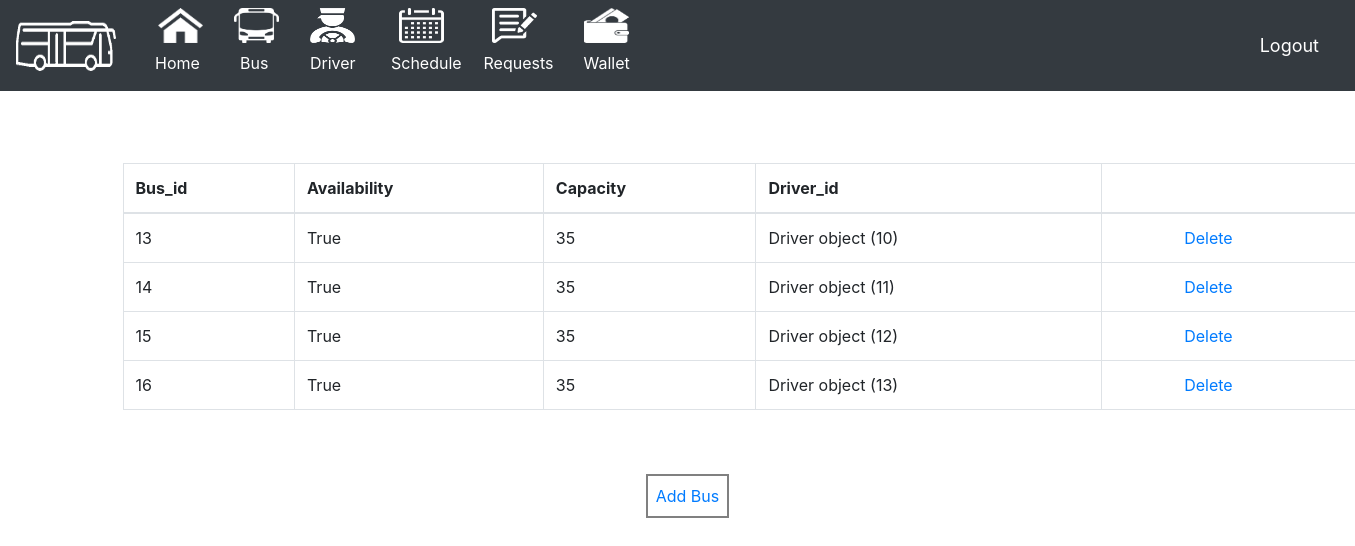
Page /bus/ (signed in) on the committed database.
### bus_M_/models.py (models this page shows, shortened)
class Bus(models.Model):
    bus_id = models.AutoField(primary_key=True)
    driver_id = models.ForeignKey(Driver, null=True, on_delete= models.CASCADE)
    availability = models.BooleanField(default=True)
    capacity = models.IntegerField(null=False)

class Driver(models.Model):
	driver_id = models.AutoField(primary_key=True)
	name = models.CharField(max_length=200,null=False)
	phone_number = models.CharField(max_length=200,null=False)
	licenese_number = models.CharField(max_length=200,null=False)

### bus_M_/views.py (the view)
# urls.py: path('bus/', views.bus, name="bus"),
@login_required(login_url='login')
def bus(request):
    user=request.user
    login_obj = AdminUser.objects.filter(admin_id = user).first()
    if login_obj:
        allD=Bus.objects.all()
        context={'allD': allD}
        return render(request,'accounts/bus.html',context)
    return redirect('/')

### bus_M_/templates/accounts/bus.html
{%  extends 'accounts/main1.html' %}
{% block content %}
	<br><br><br>
    <section id="blog" class="blog">
      <div class="container" data-aos="fade-up">
        <div class="row">
          <div class="col-lg-8 entries">
            <article class="entry" style="width: 1300px;">
              <div class="entry-content">
                 <table class="table table-bordered">
                                    <thead>
                                        <tr>
                                            <th>Bus_id</th>
                                            <th>Availability</th>
                                            <th>Capacity</th>
                                            <th>Driver_id</th>
                                            <th></th>
                                        </tr>
                                        </thead>
                                    <tbody>
                                        {% for p in allD %}
                                        <tr>
                                            <td>{{p.bus_id}}</td>
                                            <td>{{p.availability}}</td>
                                            <td>{{p.capacity}}</td>
                                            <td>{{p.driver_id}}</td>
                                            <td><a type="submit" style="margin-left: 70px;" href="{% url 'delete_bus' p.bus_id %}">Delete</a></td>
                                        </tr>
                                        {%endfor%}
                                    </tbody>
                                        </table>
              </div>
            </article><br><br>
             <div class="text-center"><a type="submit" style="margin-left: 400px; border: 2px solid grey; padding: 8px 8px 8px;" href="{% url 'add_bus' %}">Add Bus</a>
             </div>
             <br><br>
          </div>
        </div>
      </div>
    </section>
{% endblock %}

### rows in the picture
Bus: bus_id "13", availability "True", capacity "35", driver_id "Driver object (10)"
Bus: bus_id "14", availability "True", capacity "35", driver_id "Driver object (11)"
Bus: bus_id "15", availability "True", capacity "35", driver_id "Driver object (12)"
Bus: bus_id "16", availability "True", capacity "35", driver_id "Driver object (13)"
